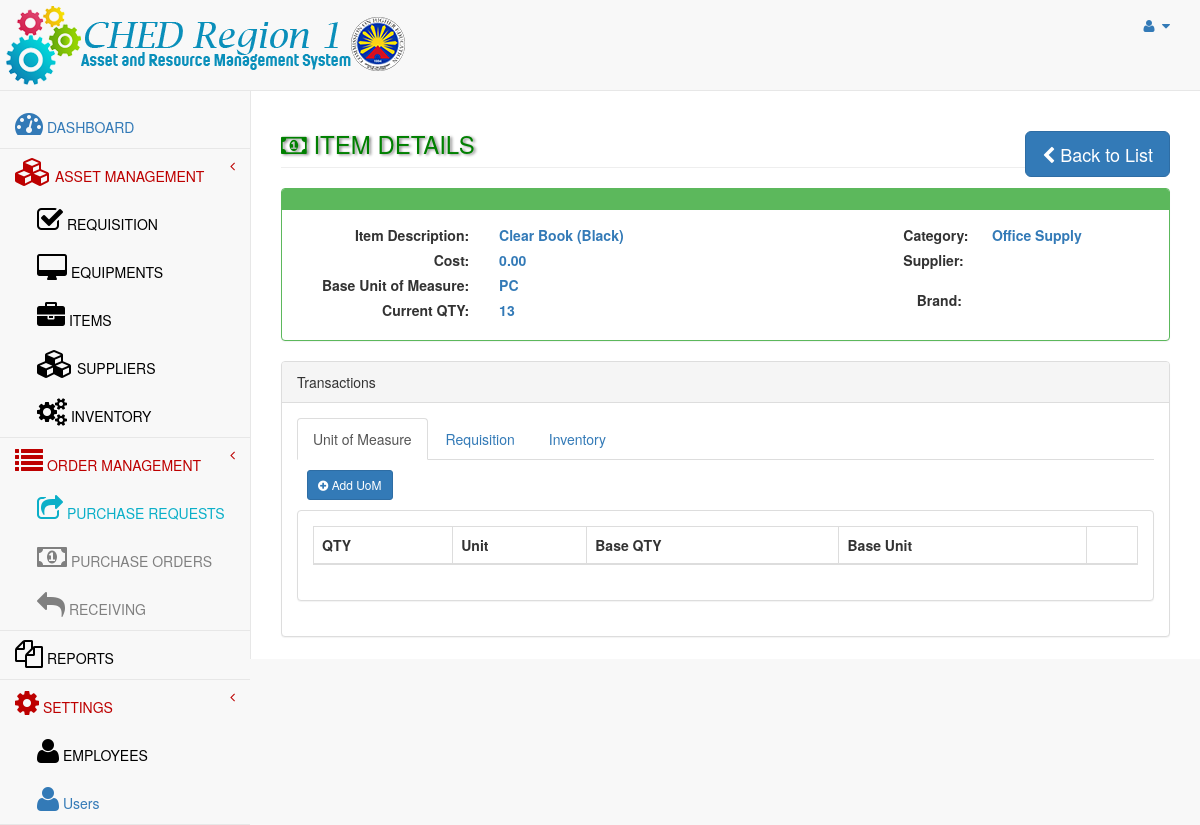
The app's page /admin/old/itemdetails.php?id=73 with its own data.
### tables this page shows
CREATE TABLE `items` (
  `itemNo` bigint(20) NOT NULL AUTO_INCREMENT,
  `description` varchar(200) NOT NULL,
  `category` varchar(100) NOT NULL DEFAULT 'Office Supply',
  `unit` varchar(20) NOT NULL DEFAULT 'PC',
  `unitCost` double(10,2) NOT NULL DEFAULT '0.00',
  `inventory_qty` int(11) DEFAULT '0',
  `supplierID` int(11) DEFAULT '0',
  PRIMARY KEY (`itemNo`)
);

### admin/old/itemdetails.php (the view, shortened to what this page needs)
<?php
include('header.php');
		$conn = dbConnect();
		$itemid = $_GET['id'];
		$sqlselect = "SELECT * FROM items LEFT JOIN suppliers ON items.supplierID = suppliers.supplierID WHERE itemNo='$itemid'";
		$stmt = $conn->prepare($sqlselect);
		$stmt->execute();
		$row = $stmt->fetch(PDO::FETCH_ASSOC);
		$description = $row['description'];
		$category = $row['category'];
		$unit = $row['unit'];
		$unitCost = $row['unitCost'];
		$inventory_qty = $row['inventory_qty'];
?>
<div id="page-wrapper">
            <div class="row">
                <div class="col-lg-12">
                    <h3 class="page-header" style="color:green;"><i class="fa fa-money fa-1x"></i> ITEM DETAILS
						<div class="pull-right">
						<button class="btn btn-primary btn-lg" onclick="history.go(-1);">
                                <i class="fa fa-chevron-left"></i> Back to List
                            </button>
                            </div></h3>
                </div>
            </div>
            <div class="row">
                <div class="col-lg-12">
                    <div class="panel panel-green">
                        <div class="panel-heading">
                        </div>
                        <div class="panel-body">
                            <div class="row">
                                <div class="col-lg-8">
									<div class="col-lg-4 text-right">
									<label>Item Description:</label>
									</div>
									<div class="col-lg-8">
									<label class="itemvalues"><?php echo $description;?></label>
									</div>
									<div class="col-lg-4 text-right">
									<label>Cost:</label>
									</div>
									<div class="col-lg-8">
									<label class="itemvalues"><?php echo $unitCost;?></label>
									</div>
									<div class="col-lg-4 text-right">
									<label>Base Unit of Measure:</label>
									</div>
									<div class="col-lg-8">
									<label class="itemvalues"><?php echo $unit;?></label>
									</div>
									<div class="col-lg-4 text-right">
									<label>Current QTY:</label>
									</div>
									<div class="col-lg-8">
									<label class="itemvalues"><?php echo $inventory_qty;?></label>
									</div>
                                </div>
                                <div class="col-lg-4">
                                    <div class="col-lg-4 text-right">
                                            <label>Category:</label>
											</div>
											<div class="col-lg-8">
                                            <label class="itemvalues"><?php echo $category;?></label>
											</div>
									<div class="col-lg-4 text-right">
                                            <label>Supplier:</label>
											</div>
											<div class="col-lg-8">
											</div>
											<div>&nbsp;</div>
									<div class="col-lg-4 text-right">
                                            <label>Brand:</label>
											</div>
											<div class="col-lg-8">
											</div>
                                </div>
                            </div>
                        </div>
                    </div>
                </div>
            </div>
			<div class="row">
                <div class="col-lg-12">
                    <div class="panel panel-default">
                        <div class="panel-heading">
							Transactions
                        </div>
                        <div class="panel-body">
                            <ul class="nav nav-tabs">
								<li class="active"><a href="#uom" data-toggle="tab">Unit of Measure</a>
                                </li>
                                <li><a href="#home" data-toggle="tab">Requisition</a>
                                </li>
                                <li><a href="#profile" data-toggle="tab">Inventory</a>
                                </li>
                            </ul>
		<div class="tab-content">
		<div class="tab-pane fade in active" id="uom">
			<div class="row">
				<div class="col-lg-12">
				<div style="margin:10px;">
								<button id="adduom" class="btn btn-primary btn-sm" data-toggle="modal" data-target="#adduom">
								<i class="fa fa-plus-circle"></i> Add UoM
							</button>
                            </div>
				<div class="panel panel-default">
				<div class="panel-body">
				<div class="dataTable_wrapper">
					<table class="table table-striped table-bordered table-hover" id="dataTables-example3">
						<thead>
							<tr>
								<th>QTY</th>
								<th>Unit</th>
								<th>Base QTY</th>
								<th>Base Unit</th>
								<th></th>
							</tr>
						</thead>
					</table>
				</div>
					</div>
                </div>
				</div>
			</div>
		</div>
		</div>
                    </div>
                </div>
                </div>
            </div>
    </div>
<?php
include('footer.php');
?>

### admin/old/header.php (style rules this page uses)
.itemvalues { color:#337ab7; }

### records on screen
items: description "Clear Book (Black)", unitCost "0.00", unit "PC", inventory_qty "13", category "Office Supply"
